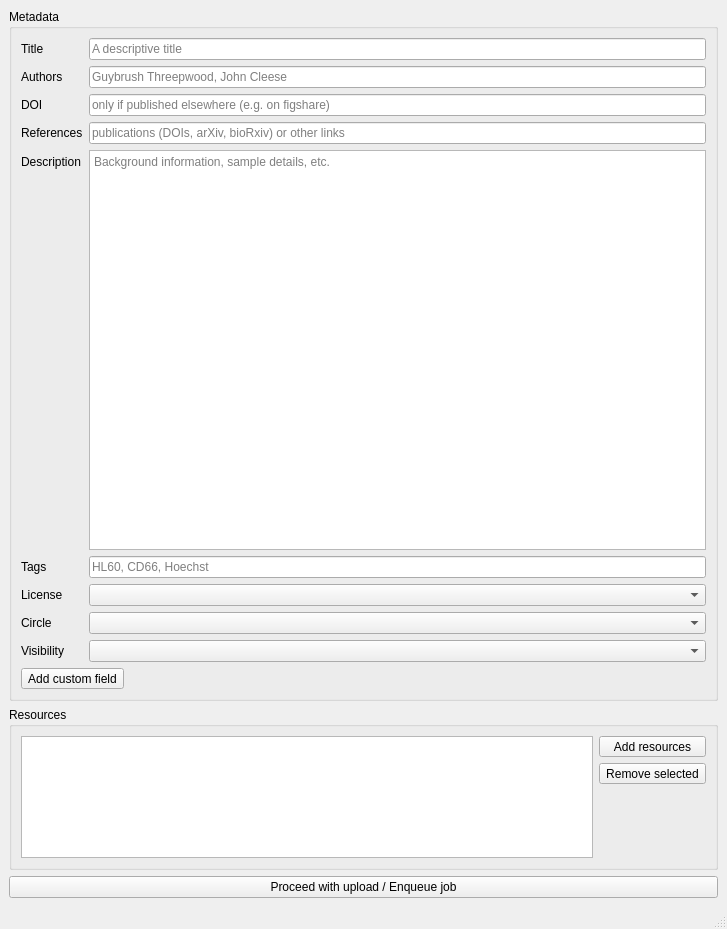
<?xml version="1.0" encoding="UTF-8"?>
<ui version="4.0">
 <class>MainWindow</class>
 <widget class="QMainWindow" name="MainWindow">
  <property name="geometry">
   <rect>
    <x>0</x>
    <y>0</y>
    <width>727</width>
    <height>929</height>
   </rect>
  </property>
  <property name="windowTitle">
   <string>MainWindow</string>
  </property>
  <widget class="QWidget" name="centralwidget">
   <layout class="QVBoxLayout" name="verticalLayout">
    <item>
     <widget class="QGroupBox" name="groupBox">
      <property name="title">
       <string>Metadata</string>
      </property>
      <layout class="QVBoxLayout" name="verticalLayout_2">
       <item>
        <layout class="QFormLayout" name="formLayout">
         <item row="0" column="0">
          <widget class="QLabel" name="label">
           <property name="text">
            <string>Title</string>
           </property>
          </widget>
         </item>
         <item row="0" column="1">
          <widget class="QLineEdit" name="lineEdit_title">
           <property name="placeholderText">
            <string>A descriptive title</string>
           </property>
          </widget>
         </item>
         <item row="1" column="0">
          <widget class="QLabel" name="label_2">
           <property name="text">
            <string>Authors</string>
           </property>
          </widget>
         </item>
         <item row="1" column="1">
          <widget class="QLineEdit" name="lineEdit_authors">
           <property name="placeholderText">
            <string>Guybrush Threepwood, John Cleese</string>
           </property>
          </widget>
         </item>
         <item row="2" column="0">
          <widget class="QLabel" name="label_3">
           <property name="text">
            <string>DOI</string>
           </property>
          </widget>
         </item>
         <item row="2" column="1">
          <widget class="QLineEdit" name="lineEdit_doi">
           <property name="placeholderText">
            <string>only if published elsewhere (e.g. on figshare)</string>
           </property>
          </widget>
         </item>
         <item row="3" column="0">
          <widget class="QLabel" name="label_4">
           <property name="text">
            <string>References</string>
           </property>
          </widget>
         </item>
         <item row="3" column="1">
          <widget class="QLineEdit" name="lineEdit_references">
           <property name="placeholderText">
            <string>publications (DOIs, arXiv, bioRxiv) or other links</string>
           </property>
          </widget>
         </item>
         <item row="4" column="0">
          <widget class="QLabel" name="label_5">
           <property name="text">
            <string>Description</string>
           </property>
          </widget>
         </item>
         <item row="4" column="1">
          <widget class="QPlainTextEdit" name="plainTextEdit_notes">
           <property name="minimumSize">
            <size>
             <width>0</width>
             <height>400</height>
            </size>
           </property>
           <property name="placeholderText">
            <string>Background information, sample details, etc.</string>
           </property>
          </widget>
         </item>
         <item row="5" column="0">
          <widget class="QLabel" name="label_6">
           <property name="text">
            <string>Tags</string>
           </property>
          </widget>
         </item>
         <item row="5" column="1">
          <widget class="QLineEdit" name="lineEdit_tags">
           <property name="placeholderText">
            <string>HL60, CD66, Hoechst</string>
           </property>
          </widget>
         </item>
         <item row="6" column="0">
          <widget class="QLabel" name="label_7">
           <property name="text">
            <string>License</string>
           </property>
          </widget>
         </item>
         <item row="6" column="1">
          <widget class="QComboBox" name="comboBox_license"/>
         </item>
         <item row="7" column="0">
          <widget class="QLabel" name="label_8">
           <property name="text">
            <string>Circle</string>
           </property>
          </widget>
         </item>
         <item row="7" column="1">
          <widget class="QComboBox" name="comboBox_circles"/>
         </item>
         <item row="8" column="0">
          <widget class="QLabel" name="label_9">
           <property name="text">
            <string>Visibility</string>
           </property>
          </widget>
         </item>
         <item row="8" column="1">
          <widget class="QComboBox" name="comboBox_vis"/>
         </item>
        </layout>
       </item>
       <item>
        <widget class="QToolButton" name="toolButton">
         <property name="text">
          <string>Add custom field</string>
         </property>
        </widget>
       </item>
      </layout>
     </widget>
    </item>
    <item>
     <widget class="QGroupBox" name="groupBox_2">
      <property name="title">
       <string>Resources</string>
      </property>
      <layout class="QHBoxLayout" name="horizontalLayout">
       <item>
        <widget class="QListWidget" name="listWidget_resources">
         <property name="selectionMode">
          <enum>QAbstractItemView::MultiSelection</enum>
         </property>
         <property name="selectionBehavior">
          <enum>QAbstractItemView::SelectRows</enum>
         </property>
        </widget>
       </item>
       <item>
        <layout class="QVBoxLayout" name="verticalLayout_3">
         <property name="rightMargin">
          <number>0</number>
         </property>
         <item>
          <widget class="QToolButton" name="toolButton_add">
           <property name="sizePolicy">
            <sizepolicy hsizetype="Preferred" vsizetype="Fixed">
             <horstretch>0</horstretch>
             <verstretch>0</verstretch>
            </sizepolicy>
           </property>
           <property name="text">
            <string>Add resources</string>
           </property>
          </widget>
         </item>
         <item>
          <widget class="QToolButton" name="toolButton_rem">
           <property name="sizePolicy">
            <sizepolicy hsizetype="Preferred" vsizetype="Fixed">
             <horstretch>0</horstretch>
             <verstretch>0</verstretch>
            </sizepolicy>
           </property>
           <property name="text">
            <string>Remove selected</string>
           </property>
          </widget>
         </item>
         <item>
          <spacer name="verticalSpacer">
           <property name="orientation">
            <enum>Qt::Vertical</enum>
           </property>
           <property name="sizeHint" stdset="0">
            <size>
             <width>20</width>
             <height>40</height>
            </size>
           </property>
          </spacer>
         </item>
        </layout>
       </item>
      </layout>
     </widget>
    </item>
    <item>
     <widget class="QPushButton" name="pushButton_proceed">
      <property name="text">
       <string>Proceed with upload / Enqueue job</string>
      </property>
     </widget>
    </item>
   </layout>
  </widget>
  <widget class="QStatusBar" name="statusbar"/>
 </widget>
 <resources/>
 <connections/>
</ui>
